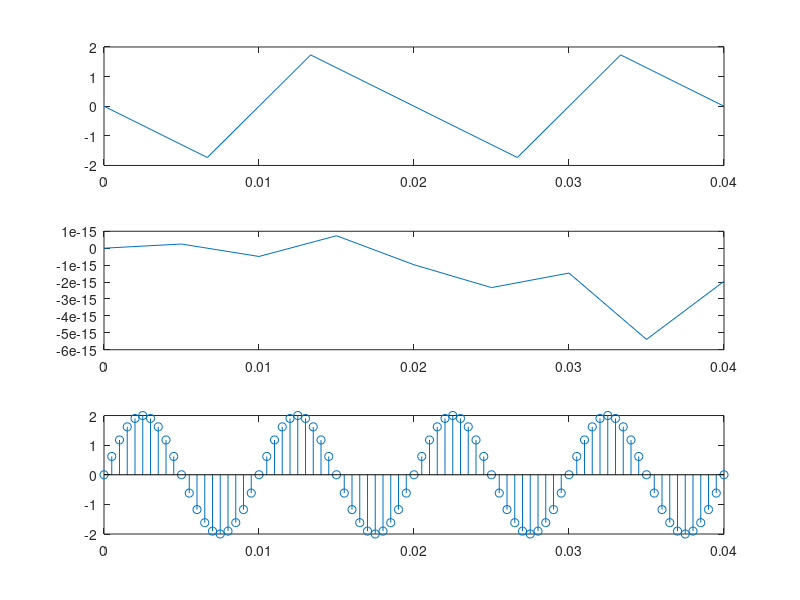

MATLAB code for this plot:
% Exp: 01
% Title: Verifying Sampling Theorem
% Date: 12-09-2024

clear;close;clc;

A = 2; % amplitude
f = 100; % frequency
Tp = 1/f;
fs1 = 1.5*f; % undersampling
fs2 = 2*f; % critical sampling
fs3 = 20*f; % oversampling

% undersampled
t = 0:1/fs1:4*Tp;
y1 = A*sin(2*pi*f*t);
subplot(3,1,1)
plot(t,y1);

% critically sampled
t = 0:1/fs2:4*Tp;
y2 = A*sin(2*pi*f*t);
subplot(3,1,2)
plot(t,y2);

% oversampled
t = 0:1/fs3:4*Tp;
y3 = A*sin(2*pi*f*t);
subplot(3,1,3)
stem(t,y3);